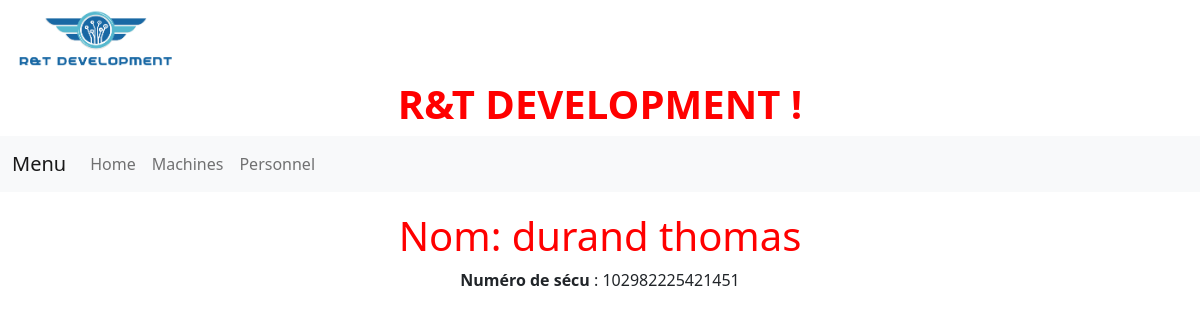
Page /computerApp/perso/102982225421451 on the committed database.
### computerApp/models.py (models this page shows, shortened)
class Personnel(models.Model):
    num_secu =models.CharField(
        primary_key=True,
        editable=True,
        max_length = 15
    )
    nom = models.CharField(
        max_length=50
    )
    prenom = models.CharField(
        max_length=20
    )

### computerApp/views.py (the view)
# urls.py: path('perso/<pk>',views.personnel_detail_view,name='perso-detail'),
def personnel_detail_view(request,pk) :
    perso = get_object_or_404(Personnel, num_secu=pk)
    context = {'perso': perso}
    return render(request,'computerapp/personnel_detail.html',context)

### computerApp/templates/computerapp/personnel_detail.html
{% extends "index.html" %}
{% block content %}
    <h1> Nom: {{ perso.nom }} {{ perso.prenom }} </h1>
    <p> <strong>Numéro de sécu</strong> : {{ perso.num_secu }} </p>
{% endblock %}

### static/css/style.css (style rules this page uses)
h1 { color: red; }

### rows in the picture
Personnel: nom "durand", prenom "thomas", num_secu "102982225421451"
